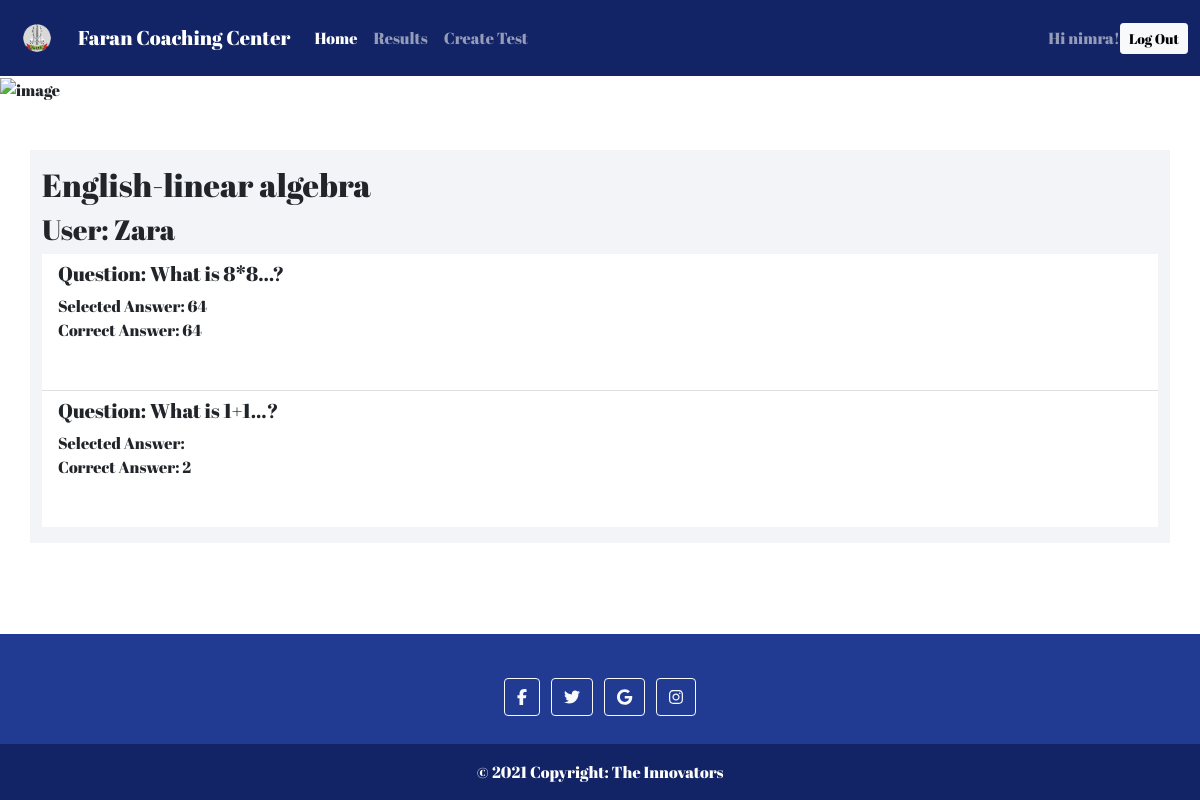
The app's page /result_detail/Zara/English-linear algebra/ (signed in), older data.
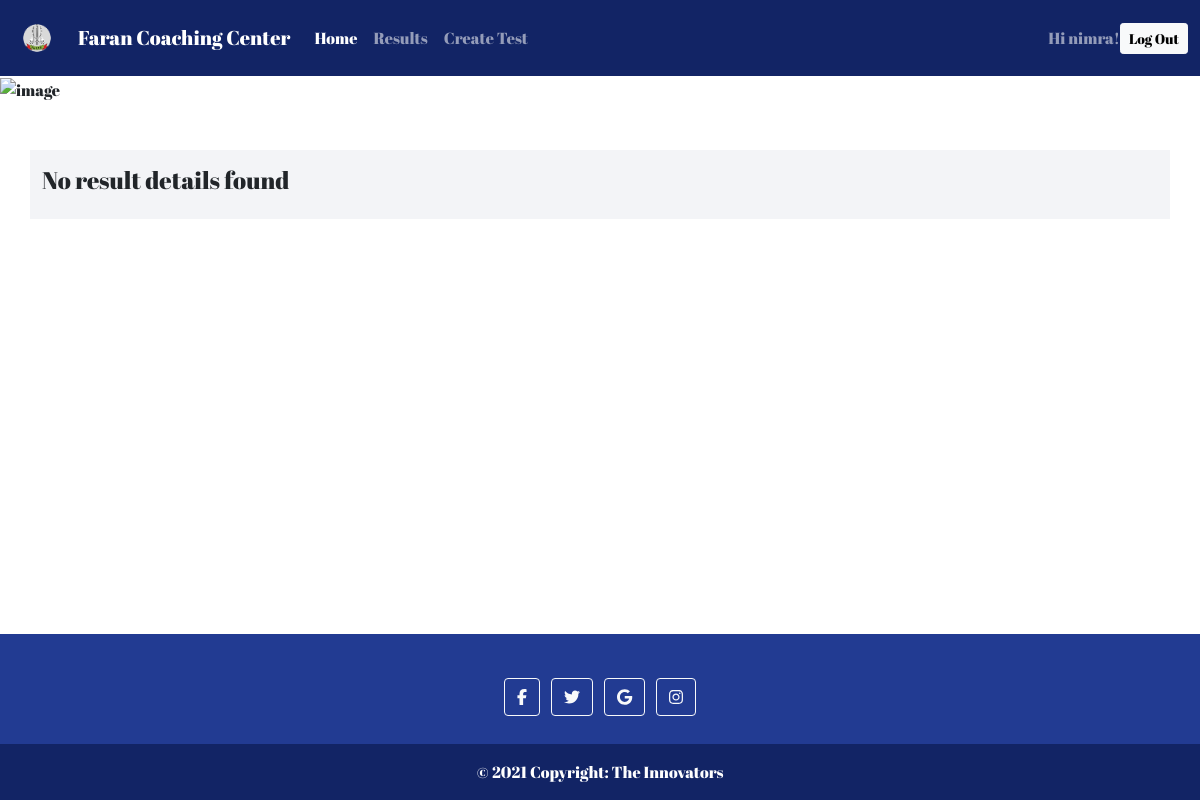
The same page, newer data.
### results/models.py (models this page shows)
class Result_detail(models.Model):
    test_name = models.ForeignKey(Test, on_delete=models.CASCADE)
    user = models.ForeignKey(User, on_delete=models.CASCADE)
    question = models.CharField(max_length=500)
    selected_answer = models.CharField(max_length=300)
    correct_answer = models.CharField(max_length=300)

### mcqs/models.py (models this page shows, shortened)
class Test(models.Model):
    name = models.CharField(max_length=120)
    topic = models.CharField(max_length=500)
    number_of_questions = models.IntegerField()
    time = models.IntegerField()
    passing_score = models.IntegerField()
    created_by = models.ForeignKey(User, on_delete=models.CASCADE)
    created_date_time = models.DateTimeField(auto_now=False, auto_now_add=False, default=timezone.now)
    def __str__(self):
        return f"{self.name}-{self.topic}"

### mcqs/views.py (the view)
# urls.py: path('result_detail/<str:user_name>/<str:test_name>/', views.student_Result_detailListView.as_view(), name='steudent_result_view'),
class student_Result_detailListView(UserPassesTestMixin,ListView):
    model = Result_detail
    template_name = 'mcqs/result_detail.html'
    def test_func(self):
       return self.request.user.is_superuser
    def get_queryset(self, *args, **kwargs):
        user_name = self.kwargs['user_name']
        user = User.objects.get(username=user_name)
        test = self.kwargs['test_name'].split('-')
        test_name = test[0]
        test_topic = test[1]
        test = Test.objects.get(name=test_name, topic=test_topic)
        return Result_detail.objects.filter(user=user.pk, test_name=test.pk)

### mcqs/templates/mcqs/result_detail.html (shortened to what this page needs)
{% extends "base.html" %}
{% load static %}
{% block content %}
<div class="container mt-5 mb-5 pt-3 pb-3" style="background-color: #F3F4F7;">
<div class="list-group list-group-flush">
  {% if not object_list %}
  <h4>No result details found</h4>
  {% else %}
  {% for account in object_list|slice:":1" %}
  <h2>{{account.test_name}}</h2>
  <h3>User: {{account.user}}</h3>
  {% endfor %}
  {% for obj in object_list %}
  <div class="list-group-item">
    <h5>Question: {{obj.question}}</h5>
    <p>Selected Answer: {{obj.selected_answer}}
      <br>
      Correct Answer: {{obj.correct_answer}}</p>
    <br>
  </div>
  {% endfor %}
  {% endif %}
</div>
</div>
{% endblock content %}

Row changes from the older to the newer data that the page shows:
removed Result_detail: test_name "English-linear algebra", user "Zara", question "What is 8*8…?", selected_answer "64", correct_answer "64"
removed Result_detail: question "What is 1+1...?", correct_answer "2"
Text that changed along with them:
text now shown: "No result details found"
